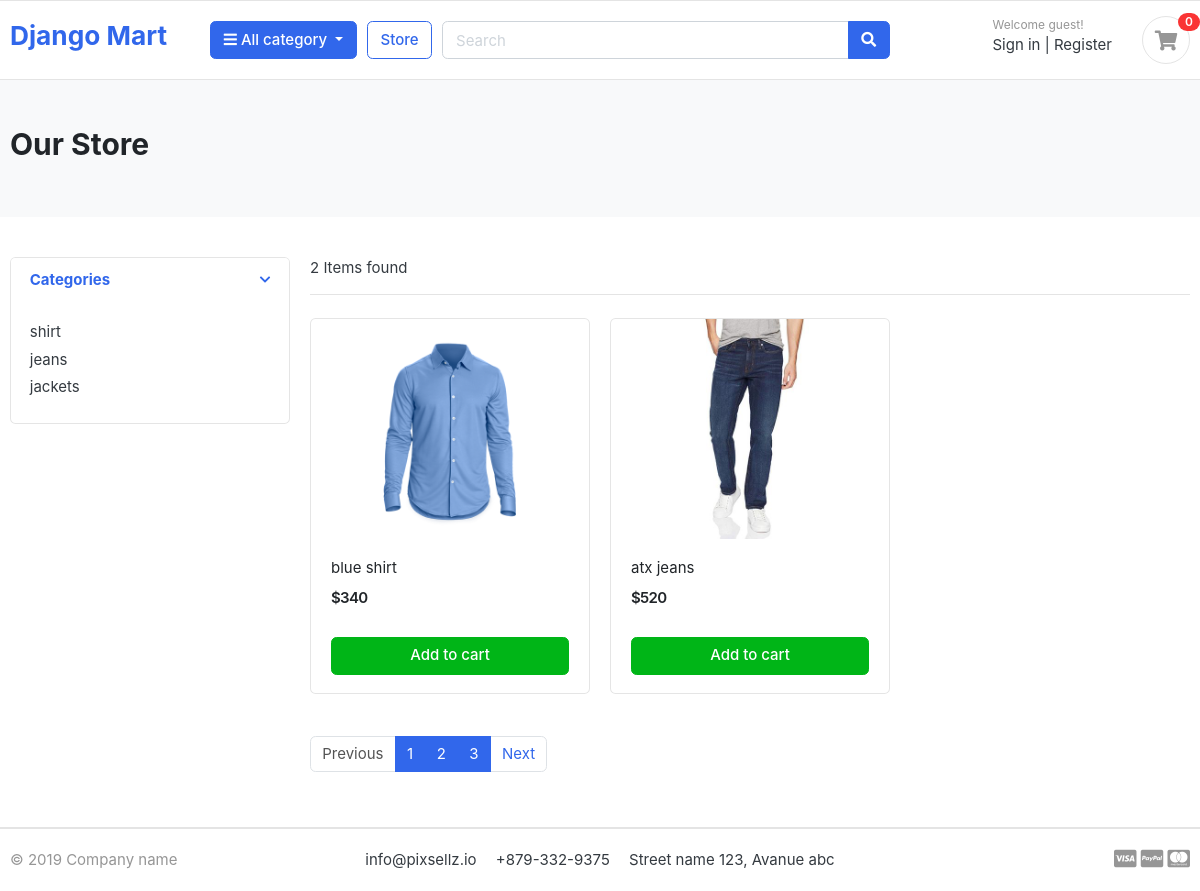
The app's page /store/store/ with its own data.
### category/models.py (models this page shows, shortened)
class category(models.Model):
    category_name=models.CharField(max_length=100,unique=True)
    slug=models.SlugField(max_length=100,unique=True)
    description=models.CharField(max_length=220,blank=True)
    category_image=models.ImageField(upload_to='photos/categories',blank=True)

### store/models.py (models this page shows, shortened)
class Product(models.Model):
    product_name=models.CharField(max_length=100,unique=True)
    slug=models.SlugField(max_length=100,unique=True)
    description=models.CharField(max_length=220,blank=True)
    product_image=models.ImageField(upload_to='photos/products',blank=True)
    price=models.IntegerField()
    stock=models.IntegerField()
    is_available=models.BooleanField(default=True)
    category=models.ForeignKey(category,on_delete=models.CASCADE)
    created_date=models.DateTimeField(auto_now_add=True)
    modified_date=models.DateTimeField(auto_now=True)

### store/views.py (the view)
# urls.py: path('store/', store,name='store'),
def store(request,category_slug=None):
    products=None
    Category=None
    if category_slug:
            Category=get_object_or_404(category,slug=category_slug)
            products=Product.objects.filter(is_available=True,category=Category)
            paginator=Paginator(products,1)
            page = request.GET.get('page')
            paged_product=paginator.get_page(page)
    else:
        products=Product.objects.filter(is_available=True)
        paginator=Paginator(products,2)
        page = request.GET.get('page')
        paged_product=paginator.get_page(page)
    categories=category.objects.all()
    context={
    'products':paged_product,
    'categories':categories
    }
    return render(request,'store/store.html',context)

### store/templates/store/store.html
{% extends 'base.html' %}
{% block content%}
<section class="section-pagetop bg">
<div class="container">
	<h2 class="title-page">Our Store</h2>
</div>
</section>
<section class="section-content padding-y">
<div class="container">
<div class="row">
	<aside class="col-md-3">
<div class="card">
	<article class="filter-group">
		<header class="card-header">
			<a href="#" data-toggle="collapse" data-target="#collapse_1" aria-expanded="true" class="">
				<i class="icon-control fa fa-chevron-down"></i>
				<h6 class="title">Categories</h6>
			</a>
		</header>
		<div class="filter-content collapse show" id="collapse_1" style="">
			<div class="card-body">
				<ul class="list-menu">
					{% for i in categories %}
						<li><a href="{% url 'filter_products' category_slug=i.slug %}">{{i.category_name}}  </a></li>
					{% endfor%}
				</ul>
			</div>
		</div>
	</article>
</div>
	</aside>
	<main class="col-md-9">
<header class="border-bottom mb-4 pb-3">
		<div class="form-inline">
			<span class="mr-md-auto">{{products | length}} Items found </span>
		</div>
</header>
<div class="row">
	{% for item in products %}
	<div class="col-md-4">
		<figure class="card card-product-grid">
			<div class="img-wrap">
				<img src="{{item.product_image.url}}">
			</div>
			<figcaption class="info-wrap">
				<div class="fix-height">
					<a href= "{% url 'product_detail' item.category.slug item.slug   %}"
                     class="title">{{item.product_name}}</a>
					<div class="price-wrap mt-2">
						<span class="price">${{item.price}}</span>
					</div>
				</div>
				<a href="#" class="btn btn-block btn-success">Add to cart </a>
			</figcaption>
		</figure>
	</div>
	{% endfor %}
</div>
<nav class="mt-4" aria-label="Page navigation sample">
  <ul class="pagination">
	{% if products.has_previous %}
    <li class="page-item"><a class="page-link" href="?page={{products.previous_page_number}}">Previous</a></li>
	{% else %}
	<li class="page-item disabled"><a class="page-link" >Previous</a></li>
	{% endif%}
	{% for i in products.paginator.page_range %}
		<li class="page-item active"><a class="page-link" href="?page={{i}}">{{i}}</a></li>
	{% endfor %}
	{% if products.has_next %}
    <li class="page-item"><a class="page-link" href="?page={{products.next_page_number}}">Next</a></li>
	{% else %}
	<li class="page-item disabled"><a class="page-link" >Next</a></li>
	{% endif%}
  </ul>
</nav>
	</main>
</div>
</div>
</section>
{% endblock%}

### templates/base.html (shortened to what this page needs)
<!DOCTYPE html>
{% load static %}
<html lang="en">
  <head>
    <link href="{% static 'css/bootstrap.css' %}" rel="stylesheet" type="text/css" />
    <link
      href="{% static 'fonts/fontawesome/css/all.min.css' %}"
      type="text/css"
      rel="stylesheet"
    />
    <link href="{% static 'css/ui.css' %}" rel="stylesheet" type="text/css" />
    <link
      href="{% static 'css/responsive.css'%}"
      rel="stylesheet"
      media="only screen and (max-width: 1200px)"
    />
  </head>
<body>
    <header class="section-header">
      <section class="header-main border-bottom">
        <div class="container">
          <div class="row align-items-center">
            <div class="col-lg-2 col-md-3 col-6">
              <a href="{% url 'home' %}" class="brand-wrap">
                <h3>Django Mart</h3>
              </a>
            </div>
            <div class="col-lg col-sm col-md col-6 flex-grow-0">
              <div class="category-wrap dropdown d-inline-block float-right">
                <button
                  type="button"
                  class="btn btn-primary dropdown-toggle"
                  data-toggle="dropdown"
                >
                  <i class="fa fa-bars"></i> All category
                </button>
              </div>
            </div>
            <a href="{% url 'store' %}" class="btn btn-outline-primary">Store</a>
            <div class="col-lg col-md-6 col-sm-12 col">
              <form action="#" class="search">
                <div class="input-group w-100">
                  <input
                    type="text"
                    class="form-control"
                    style="width: 60%"
                    placeholder="Search"
                  />
                  <div class="input-group-append">
                    <button class="btn btn-primary" type="submit">
                      <i class="fa fa-search"></i>
                    </button>
                  </div>
                </div>
              </form>
            </div>
            <div class="col-lg-3 col-sm-6 col-8 order-2 order-lg-3">
              <div class="d-flex justify-content-end mb-3 mb-lg-0">
                <div class="widget-header">
                  <small class="title text-muted">Welcome guest!</small>
                  <div>
                    <a href="">Sign in</a>
                    <span class="dark-transp"> | </span>
                    <a href="{% url 'register' %}"> Register</a>
                  </div>
                </div>
                <a href="{% url 'cart' %}" class="widget-header pl-3 ml-3">
                  <div class="icon icon-sm rounded-circle border">
                    <i class="fa fa-shopping-cart"></i>
                  </div>
                  <span class="badge badge-pill badge-danger notify">0</span>
                </a>
              </div>
            </div>
          </div>
        </div>
      </section>
    </header>
    {% block content %}
    {% endblock %}
    <footer class="section-footer border-top">
	<div class="container">
		<section class="footer-bottom border-top row">
			<div class="col-md-2">
				<p class="text-muted"> &copy 2019 Company name </p>
			</div>
			<div class="col-md-8 text-md-center">
				<span  class="px-2">info@pixsellz.io</span>
				<span  class="px-2">+879-332-9375</span>
				<span  class="px-2">Street name 123, Avanue abc</span>
			</div>
			<div class="col-md-2 text-md-right text-muted">
				<i class="fab fa-lg fa-cc-visa"></i>
				<i class="fab fa-lg fa-cc-paypal"></i>
				<i class="fab fa-lg fa-cc-mastercard"></i>
			</div>
		</section>
	</div>
</footer>
</body>
</html>

### static/css/ui.css (style rules this page uses)
html { font-family: "Inter", sans-serif; font-size: 15px; }
.img-wrap { text-align: center; display: block; }
.img-wrap img { max-width: 100%; }
.price-wrap { letter-spacing: -0.7px; }
.icon-xs, .icon-sm, .icon-md, .icon-lg { display: inline-block; text-align: center; flex-shrink: 0; flex-grow: 0; }
.icon-sm { width: 48px; height: 48px; line-height: 48px !important; font-size: 20px; }
.padding-y { padding-top: 40px; padding-bottom: 40px; }
figure { margin-bottom: 0; }
article:after, .form-group:after { display: block; clear: both; content: ""; }
.bg { background-color: #f8f9fa; }
.title-page { color: #212529; }
p:last-child { margin-bottom: 0; }
.header-main { position: relative; padding-top: 1rem; padding-bottom: 1rem; }
.widget-header { display: inline-block; vertical-align: middle; position: relative; }
.widget-header a { color: #343a40; }
.widget-header i { color: #969696; }
.widget-header .title { display: block; }
.widget-header .notify { position: absolute; top: -3px; right: -10px; }
.footer-bottom { padding-top: 20px; padding-bottom: 20px; }
[class*=list-] li:after { visibility: hidden; display: block; content: ""; overflow: hidden; height: 0; clear: both; }
.list-menu { list-style: none; margin: 0; padding-left: 0; }
.list-menu li { margin-bottom: 5px; }
.list-menu a { color: #343a40; }
[class*=card-product] a.title { color: #212529; display: block; }
[class*=card-product] .img-wrap { overflow: hidden; position: relative; }
[class*=card-product] .img-wrap img { height: 100%; max-width: 100%; width: auto; display: inline-block; -o-object-fit: cover; object-fit: cover; }
.card-product-grid { margin-bottom: 20px; }
.card-product-grid .img-wrap { border-radius: 0.2rem 0.2rem 0 0; height: 220px; }
.card-product-grid .info-wrap { overflow: hidden; padding: 18px 20px; }
.card-product-grid .fix-height { height: 80px; overflow: hidden; }
.card .img-wrap { overflow: hidden; }
.notify { position: absolute; top: -4px; right: -10px; display: inline-block; padding: 0.25em 0.6em; font-size: 12px; line-height: 1; text-align: center; border-radius: 3rem; color: #fff; background-color: #fa3434; }
.price { font-weight: 600; color: #212529; }
.icon-control { margin-top: 5px; float: right; font-size: 80%; }
.card-header .title { margin-bottom: 0; line-height: 1.5; }
.filter-group { border-bottom: 1px solid #e4e4e4; }
.filter-group .card-header { border-bottom: 0; }
.filter-group:last-child { border-bottom: 0; }
.section-pagetop { padding: 45px 0; }

### records on screen
category: category_name "shirt"
category: category_name "jeans"
category: category_name "jackets"
Product: product_image (picture), product_name "blue shirt", price "340"
Product: product_image (picture), product_name "atx jeans", price "520"

### other values on screen
{{ products | length }} "2"
{{ i }} "1" "2" "3"
